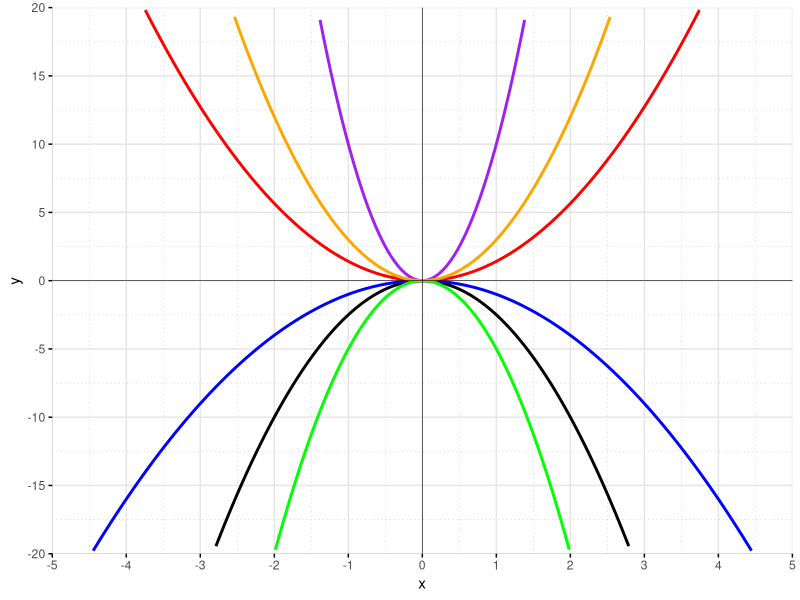
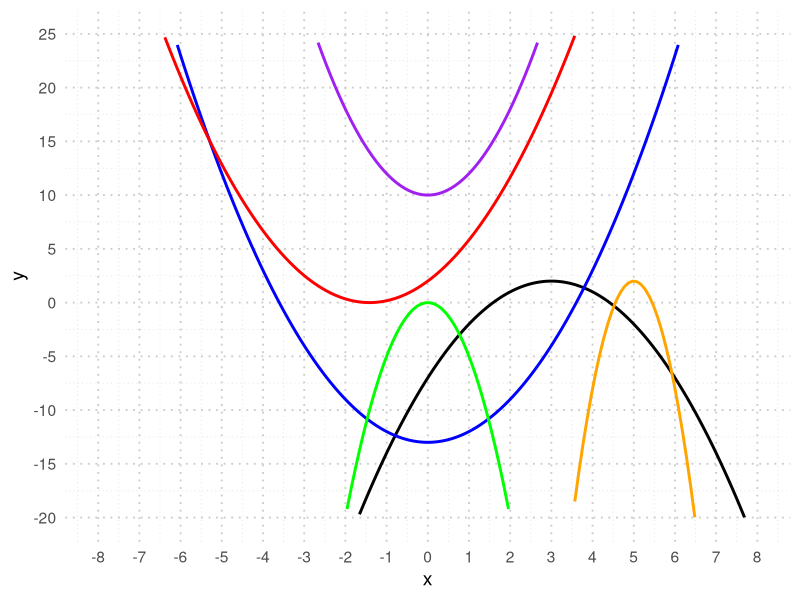
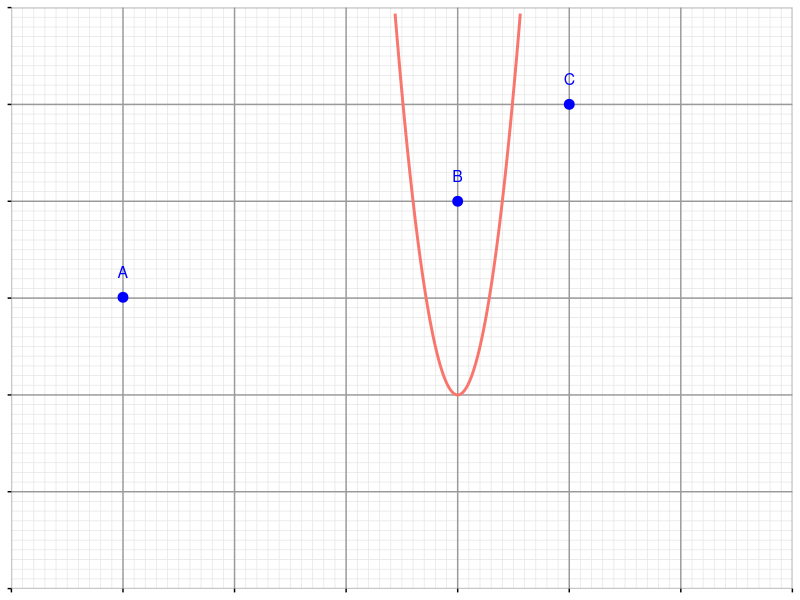

Write R code to recreate these figures, in order.
## ---- chunk 1
library(ggplot2)
library(dplyr)

# Definitionsbereich
x_vals <- seq(-5, 5, length.out = 200)

# Sechs Funktionen definieren
f1 <- function(x) -(5/2)*x^2
f2 <- function(x) -x^2
f3 <- function(x) sqrt(2)*x^2
f4 <- function(x) -5*x^2
f5 <- function(x) 10*x^2
f6 <- function(x) 3*x^2

# Datenframe mit allen Funktionswerten
df <- data.frame(
  x = x_vals,
  f1 = f1(x_vals),
  f2 = f2(x_vals),
  f3 = f3(x_vals),
  f4 = f4(x_vals),
  f5 = f5(x_vals),
  f6 = f6(x_vals)
)

# Daten in lange Form bringen
df_long <- df |>
  tidyr::pivot_longer(-x, names_to = "func", values_to = "y")

# Farben manuell festlegen
farben <- c(
  "f1" = "black",
  "f2" = "blue",
  "f3" = "red",
  "f4" = "green",
  "f5" = "purple",
  "f6" = "orange"
)

# Plot
ggplot(df_long, aes(x = x, y = y, color = func)) +
  geom_line(size = 1) +
  scale_color_manual(values = farben) +
  scale_x_continuous(breaks = seq(-5, 5, 1), limits = c(-5, 5)) +
  scale_y_continuous(breaks = seq(-20, 20, 5), limits = c(-20, 20)) +
  coord_cartesian(xlim = c(-5, 5), ylim = c(-20, 20), expand = FALSE) +
  theme_minimal() +
  theme(
    panel.grid.major = element_line(color = "grey90"),
    panel.grid.minor = element_line(color = "grey80", linetype = "dotted"),
    legend.position = "none",  # keine Legende
    axis.line = element_line(color = "grey80", size = 0.2),
    axis.ticks = element_line(color = "black"),
    panel.grid = element_blank()
  ) +
  labs(x = "x", y = "y") +
  geom_hline(yintercept = 0, color = "black", size = 0.2) +
  geom_vline(xintercept = 0, color = "black", size = 0.2)
## ---- chunk 2
library(ggplot2)
library(dplyr)

# Definitionsbereich
x_vals <- seq(-10, 10, length.out = 200)

# Sechs Funktionen definieren
f1 <- function(x) -(x-3)^2 +2
f2 <- function(x) (x)^2 - 13
f3 <- function(x) (x+sqrt(2))^2
f4 <- function(x) -5*x^2
f5 <- function(x) 2*x^2+10
f6 <- function(x) -10*(x-5)^2+2

# Datenframe mit allen Funktionswerten
df <- data.frame(
  x = x_vals,
  f1 = f1(x_vals),
  f2 = f2(x_vals),
  f3 = f3(x_vals),
  f4 = f4(x_vals),
  f5 = f5(x_vals),
  f6 = f6(x_vals)
)

# Daten in lange Form bringen
df_long <- df |>
  tidyr::pivot_longer(-x, names_to = "func", values_to = "y")

# Farben manuell festlegen
farben <- c(
  "f1" = "black",
  "f2" = "blue",
  "f3" = "red",
  "f4" = "green",
  "f5" = "purple",
  "f6" = "orange"
)

# Plot
ggplot(df_long, aes(x = x, y = y, color = func)) +
  geom_line(size = 1) +
  scale_color_manual(values = farben) +
  scale_x_continuous(breaks = seq(-10, 10, 1), limits = c(-8, 8)) +
  scale_y_continuous(breaks = seq(-30, 30, 5), limits = c(-20, 25)) +
  theme_minimal(base_size = 14) +
  theme(
    panel.grid.major = element_line(color = "grey80", linetype = "dotted"),
    panel.grid.minor = element_line(color = "grey90", linetype = "dotted"),
    legend.position = "none"  # keine Legende
  ) +
  labs(x = "x", y = "y")

## ---- chunk 3
library(ggplot2)
library(dplyr)

# Definitionsbereich
x_vals <- seq(-30, 30, length.out = 2000)

# Funktion
f1 <- function(x) 2.5 * x^2

# Datenframe mit Funktionswerten
df <- data.frame(
  x = x_vals,
  f1 = f1(x_vals)
)

# In lange Form bringen
df_long <- df |>
  tidyr::pivot_longer(-x, names_to = "func", values_to = "y")

# Blaue Punkte definieren
punkte <- data.frame(
  x = c(-15, 0, 5),
  y = f1(c(-1.42, 2, -2.45)),
  label = c("A", "B", "C")
)

# Plot
ggplot(df_long, aes(x = x, y = y, color = func)) +
  geom_line(size = 1) +
  geom_point(data = punkte, aes(x = x, y = y), color = "blue", size = 3) +
  geom_text(data = punkte, aes(x = x, y = y + 1, label = label),
            color = "blue", size = 4, vjust = 0) +
  scale_x_continuous(breaks = seq(-20, 20, 5), minor_breaks = seq(-20, 20, 0.5), limits = c(-20, 20)) +
  scale_y_continuous(breaks = seq(-20, 20, 5), minor_breaks = seq(-20, 20, 0.5), limits = c(-20, 20)) +
  coord_cartesian(xlim = c(-20, 15), ylim = c(-10, 20), expand = FALSE) +
  theme_minimal() +
  theme(
    panel.grid.major = element_line(color = "grey60"),
    panel.grid.minor = element_line(color = "grey90"),
    legend.position = "none",
    axis.line = element_line(color = "grey80", size = 0.2),
    axis.ticks = element_line(color = "black"),
    axis.title = element_blank(),
    axis.text = element_blank(),
    panel.grid = element_blank()
  )
